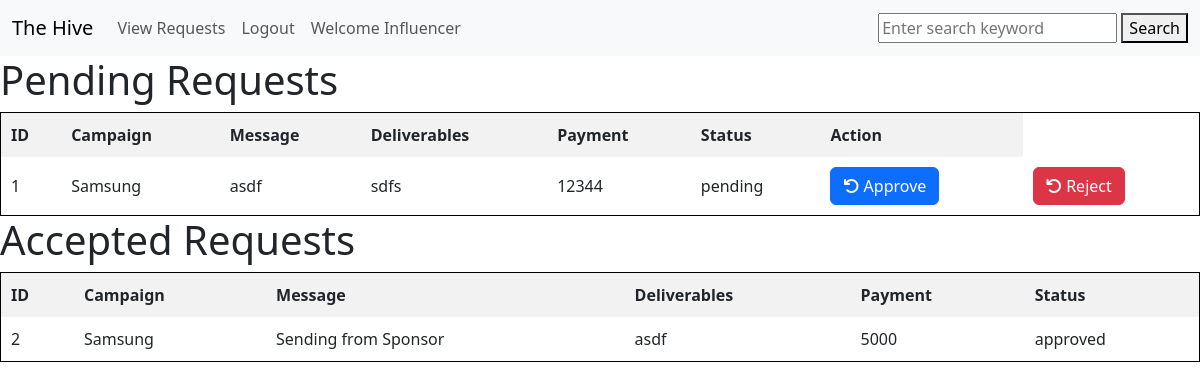
The app's page /view_requests (signed in) with its own data.
### application/model.py (models this page shows, shortened)
class AdRequest_inf(db.Model):
    id = db.Column(db.Integer, primary_key = True, autoincrement = True)
    campaign_id = db.Column(db.Integer, db.ForeignKey(Campaign.id))
    sponsor_id = db.Column(db.Integer, db.ForeignKey(Sponsor.id))
    influencer_id = db.Column(db.Integer, db.ForeignKey(Influencer.id)) #Change I to i
    message = db.Column(db.String(225), nullable = False)
    deliverables = db.Column(db.String(225), nullable = False)
    payment = db.Column(db.Integer, nullable = False)
    status = db.Column(db.String(80),nullable = False)#Pending or Accepted or Rejectet
    campaign = db.relationship('Campaign', backref='AdRequest', lazy=True) #Changing bacref from influencer to sponsor
    campaign = db.relationship('Campaign', backref='requests')
    influencer = db.relationship('Influencer', backref='requests')

class Campaign(db.Model):
    id = db.Column(db.Integer, primary_key = True, autoincrement = True)
    sponsor_id = db.Column(db.Integer, db.ForeignKey(Sponsor.id))
    name_of_campaign = db.Column(db.String(225), nullable = False)
    description = db.Column(db.String(330), nullable = False)
    Budget = db.Column(db.Integer, nullable = False)
    start_date = db.Column(db.Date, nullable = False, default = date.today())
    end_date = db.Column(db.Date, nullable = False )#continue the date command here
    niche = db.Column(db.String(225), nullable = False)
    visibility = db.Column(db.String(40),nullable = False)#Public or Private
    is_flagged = db.Column(db.Boolean, default=False)  # Flag status

### application/routes.py (the view, shortened to what this page needs)
@app.route('/view_requests', methods=['GET', 'POST'])
def view_requests():
    if request.method == 'GET':
        user = session['username']
        get_user = User.query.filter_by(username=user).first()
        userid=get_user.id
        if session["Role"] == 'Influencer':
            inf = Influencer.query.filter_by(user_id = userid).first()
            inf_id = inf.id
            print(inf_id)
            requests = AdRequest_inf.query.filter(AdRequest_inf.influencer_id == inf_id, AdRequest_inf.status == 'pending').all()
            accepted = AdRequest_inf.query.filter(AdRequest_inf.influencer_id == inf_id, AdRequest_inf.status == 'approved').all()
            return render_template('view_requests_inf.html', requests=requests, accepted = accepted)

### templates/view_requests_inf.html (shortened to what this page needs)
{% extends 'base_with_navbar.html' %}
{% block content %}
<h1>Pending Requests</h1>
<table>
    <thead>
        <tr>
            <th>ID</th>
            <th>Campaign</th>
            <th>Message</th>
            <th>Deliverables</th>
            <th>Payment</th>
            <th>Status</th>
            <th>Action</th>
        </tr>
    </thead>
    <tbody>
        {% for request in requests %}
        <tr>
            <td>{{ request.id }}</td>
            <td>{{ request.campaign.name_of_campaign }}</td>
            <td>{{ request.message }}</td>
            <td>{{ request.deliverables }}</td>
            <td>{{ request.payment }}</td>
            <td>{{ request.status }}</td>
            <td>
                <a href="/approve_request/{{request.id}}" id ="approve" class="btn btn-primary">
                    <i class="fa fa-undo" aria-hidden="true"></i>
                    Approve
                </a>
            </td>
            <td>
                <a href="/reject_request/{{request.id}}" id ="reject" class="btn btn-danger">
                    <i class="fa fa-undo" aria-hidden="true"></i>
                    Reject
                </a>
            </td>
        </tr>
        {% endfor %}
    </tbody>
</table>
<h1>Accepted Requests</h1>
<table>
    <thead>
        <tr>
            <th>ID</th>
            <th>Campaign</th>
            <th>Message</th>
            <th>Deliverables</th>
            <th>Payment</th>
            <th>Status</th>
        </tr>
    </thead>
    <tbody>
        {% for request in accepted %}
        <tr>
            <td>{{ request.id }}</td>
            <td>{{ request.campaign.name_of_campaign }}</td>
            <td>{{ request.message }}</td>
            <td>{{ request.deliverables }}</td>
            <td>{{ request.payment }}</td>
            <td>{{ request.status }}</td>
        </tr>
        {% endfor %}
    </tbody>
</table>
</body>
</html>
{% endblock %}

### templates/base_with_navbar.html (shortened to what this page needs)
{% extends 'base.html' %}
{% block body %}
{% include 'Navbar.html' %}
{% block content %}
{% endblock content %}
{% endblock body %}

### templates/base.html (shortened to what this page needs)
<!DOCTYPE html>
<html lang="en">
<head>
    <link rel="stylesheet" href="https://cdnjs.cloudflare.com/ajax/libs/font-awesome/6.6.0/css/all.min.css" />
    <link href="https://cdn.jsdelivr.net/npm/bootstrap@5.3.3/dist/css/bootstrap.min.css" rel="stylesheet">
</head>
<body>
    <script src="https://cdn.jsdelivr.net/npm/bootstrap@5.3.3/dist/js/bootstrap.bundle.min.js"></script>    {% block body %}
    {% endblock body %}
</body>
</html>

### templates/Navbar.html (shortened to what this page needs)
<nav class="navbar navbar-expand-lg bg-body-tertiary">
    <div class="container-fluid">
        {% if session['Role'] == 'Sponsor'%}
            <a class="navbar-brand h-1" href={{ url_for('spo_home')}}>The Hive</a>
        {% elif session['Role']=='Influencer' %}
            <a class="navbar-brand h-1" href={{ url_for('inf_home')}}>The Hive</a>
        {% elif session['Role']=='admin' %}
            <a class="navbar-brand h-1" href={{ url_for('admin_home')}}>The Hive</a>
        {% elif session['Role'] != 'Sponsor' or session['Role']  != 'Influencer'  %}
            <a class="navbar-brand h-1" href={{ url_for('home_page')}}>The Hive</a>
        {% endif %}
    <div class="collapse navbar-collapse" id="navbarSupportedContent">
        <ul class="navbar-nav me-auto mb-2 mb-lg-0">
        {% if session['username'] %}
            {% if session['Role'] == 'Sponsor' %}
            <li class="nav-item">
                <a class="nav-link" href={{ url_for('ad_request')}}>Send Requests</a>
            </li>
            <li class="nav-item">
                <a class="nav-link" href={{ url_for('view_requests')}}>View Requests</a>
            </li>
            {% elif session['Role']== 'Influencer' %}
            <li class="nav-item">
                <a class="nav-link" href={{ url_for('view_requests')}}> View Requests</a>
            </li>
            {% endif %}
            <li class="nav-item">
                <a class="nav-link" href={{ url_for('logout')}}>Logout</a>
            </li>
            <li class="nav-item">
                <a class="nav-link" >Welcome {{ session['username'] }}</a>
            </li>
        {% endif %}
        </ul>
        <form action="{{ url_for('search') }}" method="POST">
            <input type="text" name="search" placeholder="Enter search keyword">
            <button type="submit">Search</button>
        </form>
      </div>
    </div>
  </nav>

### templates/view_requests_inf.html (style rules this page uses)
table { width: 100%; border-collapse: collapse; }
table, th, td { border: 1px solid black; }
th, td { padding: 10px; text-align: left; }
th { background-color: #f2f2f2; }

### records on screen
AdRequest_inf: id "1", campaign.name_of_campaign "Samsung", message "asdf", deliverables "sdfs", payment "12344", status "pending"
AdRequest_inf: id "2", campaign.name_of_campaign "Samsung", message "Sending from Sponsor", deliverables "asdf", payment "5000", status "approved"

### other values on screen
{{ session['username'] }} "Influencer"
